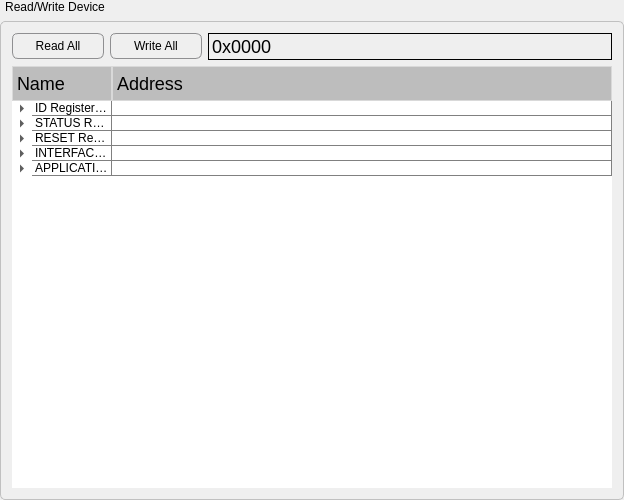
       <widget class="QGroupBox" name="groupBox_7">
        <property name="minimumSize">
         <size>
          <width>620</width>
          <height>500</height>
         </size>
        </property>
        <property name="styleSheet">
         <string notr="true">QGroupBox {
	font: 75 11pt &quot;Arial&quot;;
  border: 1px solid #C0C0C0; /* 边框颜色与宽度 */
  border-radius: 5px; /* 边框圆角 */
  margin-top: 21px; /* 确保有足够的空间显示标题 */
}

QGroupBox::title {
  subcontrol-origin: margin; /* 标题定位基于边界之外 */
  subcontrol-position: top left; /* 标题位置 */
  padding: 0 3px; /* 标题内边距 */
  color: #000; /* 标题文本颜色 */
  /* 使用负边距将标题上移，使其位于边框外部 */
  margin-top: 0px;
}</string>
        </property>
        <property name="title">
         <string>Read/Write Device</string>
        </property>
        <layout class="QVBoxLayout" name="verticalLayout_14">
         <item>
          <layout class="QHBoxLayout" name="horizontalLayout_3">
           <item>
            <widget class="QPushButton" name="pushButton_5">
             <property name="styleSheet">
              <string notr="true">QPushButton {
	font: 75 11pt &quot;Arial&quot;;
    border: 1px solid #8f8f91;
    border-radius: 6px;
    background-color: qlineargradient(x1:0, y1:0, x2:0, y2:1,
                                      stop:0 #f6f7fa, stop:1 #c4c5c8);
    min-width: 80px;
    padding: 5px;
}

QPushButton:pressed {
    background-color: qlineargradient(x1:0, y1:0, x2:0, y2:1,
                                      stop:0 #dadbde, stop:1 #f6f7fa);
}

QPushButton:hover {
    border: 1px solid #1c94c4; /* 更深的边框颜色，当鼠标悬停 */
    background-color: qlineargradient(x1:0, y1:0, x2:0, y2:1,
                                      stop:0 #ebeff9, stop:1 #cad4e6);
}

QPushButton:default {
    border-color: navy; /* 默认按钮有不同的边框颜色 */
}
</string>
             </property>
             <property name="text">
              <string>Read All</string>
             </property>
            </widget>
           </item>
           <item>
            <widget class="QPushButton" name="pushButton_6">
             <property name="styleSheet">
              <string notr="true">QPushButton {
	font: 75 11pt &quot;Arial&quot;;
    border: 1px solid #8f8f91;
    border-radius: 6px;
    background-color: qlineargradient(x1:0, y1:0, x2:0, y2:1,
                                      stop:0 #f6f7fa, stop:1 #c4c5c8);
    min-width: 80px;
    padding: 5px;
}

QPushButton:pressed {
    background-color: qlineargradient(x1:0, y1:0, x2:0, y2:1,
                                      stop:0 #dadbde, stop:1 #f6f7fa);
}

QPushButton:hover {
    border: 1px solid #1c94c4; /* 更深的边框颜色，当鼠标悬停 */
    background-color: qlineargradient(x1:0, y1:0, x2:0, y2:1,
                                      stop:0 #ebeff9, stop:1 #cad4e6);
}

QPushButton:default {
    border-color: navy; /* 默认按钮有不同的边框颜色 */
}
</string>
             </property>
             <property name="text">
              <string>Write All</string>
             </property>
            </widget>
           </item>
           <item>
            <widget class="QLineEdit" name="lineEdit_19">
             <property name="font">
              <font>
               <family>Arial</family>
               <pointsize>-1</pointsize>
              </font>
             </property>
             <property name="styleSheet">
              <string notr="true">QLineEdit {
  border: 1px solid #000000; /* 设置黑色边框 */
  border-radius: 0px; /* 边框无圆角 */
  padding: 1px; /* 设置较大的内边距 */
  font-size: 18px; /* 字体大小 */
  background: transparent; /* 背景透明 */
}</string>
             </property>
             <property name="text">
              <string>0x0000</string>
             </property>
             <property name="frame">
              <bool>false</bool>
             </property>
             <property name="alignment">
              <set>Qt::AlignLeading|Qt::AlignLeft|Qt::AlignVCenter</set>
             </property>
            </widget>
           </item>
          </layout>
         </item>
         <item>
          <widget class="QTreeWidget" name="treeWidget">
           <property name="minimumSize">
            <size>
             <width>600</width>
             <height>380</height>
            </size>
           </property>
           <property name="styleSheet">
            <string notr="true">QTreeWidget {
    show-decoration-selected: 1; /* 选中时显示装饰 */
}

/* 设置标题样式 */
QHeaderView::section {
    background-color: #bdbdbd; /* 标题行背景色为灰色 */
    color: black; /* 标题字体颜色为黑色，确保与背景对比度高 */
    padding: 4px;
    border: 1px solid #d9d9d9; /* 移除边框，或者可以设置为1px solid #d9d9d9; */
    font-family: Arial; /* 字体为Arial */
    font-size: 18px; /* 字体大小为11号 */
    /*font-weight: bold; /* 字体加粗 */
}

/* 设置节点间分隔线 */
QTreeWidget::item {
    border-bottom: 1px solid gray; /* 每项之间的分隔线 */
	border-right: 1px solid gray; /* 每列之间的分隔线 */
}

/* 设置选中行的背景色 */
QTreeWidget::item:selected {
    background-color: #b0e0e6; /* 选中项背景色为天蓝色 */
    color: black; /* 选中项字体颜色为黑色 */
}

/* 当树节点被选中时显示装饰 */
QTreeWidget::item:selected:!active {
    background-color: #b0e0e6; /* 非活动状态下选中项的背景色 */
}

/* 当树节点处于活动状态时（例如，当用户正在与其交互时） */
QTreeWidget::item:selected:active {
    background-color: #b0e0e6; /* 活动状态下选中项的背景色 */
}

</string>
           </property>
           <property name="frameShape">
            <enum>QFrame::NoFrame</enum>
           </property>
           <property name="frameShadow">
            <enum>QFrame::Sunken</enum>
           </property>
           <column>
            <property name="text">
             <string>Name</string>
            </property>
           </column>
           <column>
            <property name="text">
             <string>Address</string>
            </property>
           </column>
           <item>
            <property name="text">
             <string>ID Register Block</string>
            </property>
            <property name="text">
             <string/>
            </property>
            <item>
             <property name="text">
              <string>DEVID0</string>
             </property>
             <property name="text">
              <string>0x00</string>
             </property>
            </item>
            <item>
             <property name="text">
              <string>DEVID1</string>
             </property>
             <property name="text">
              <string>0x01</string>
             </property>
            </item>
            <item>
             <property name="text">
              <string>DEVID2</string>
             </property>
             <property name="text">
              <string>0x02</string>
             </property>
            </item>
            <item>
             <property name="text">
              <string>VERSION</string>
             </property>
             <property name="text">
              <string>0x03</string>
             </property>
            </item>
           </item>
           <item>
            <property name="text">
             <string>STATUS Register Block</string>
            </property>
            <item>
             <property name="text">
              <string>STATUS1</string>
             </property>
             <property name="text">
              <string>0x04</string>
             </property>
            </item>
            <item>
             <property name="text">
              <string>STATUS2</string>
             </property>
             <property name="text">
              <string>0x05</string>
             </property>
            </item>
            <item>
             <property name="text">
              <string>FMEA1</string>
             </property>
             <property name="text">
              <string>0x06</string>
             </property>
            </item>
            <item>
             <property name="text">
              <string>FMEA2</string>
             </property>
             <property name="text">
              <string>0x07</string>
             </property>
            </item>
            <item>
             <property name="text">
              <string>TEMPREG1</string>
             </property>
             <property name="text">
              <string>0x08</string>
             </property>
            </item>
            <item>
             <property name="text">
              <string>TEMPREG2</string>
             </property>
             <property name="text">
              <string>0x09</string>
             </property>
            </item>
            <item>
             <property name="text">
              <string>GPIODATA</string>
             </property>
             <property name="text">
              <string>0x0A</string>
             </property>
            </item>
           </item>
           <item>
            <property name="text">
             <string>RESET Register Block</string>
            </property>
            <item>
             <property name="text">
              <string>RESETCTRL</string>
             </property>
             <property name="text">
              <string>0x0F</string>
             </property>
            </item>
           </item>
           <item>
            <property name="text">
             <string>INTERFACE COFIGURATION Register Block</string>
            </property>
            <item>
             <property name="text">
              <string>UIFCFG</string>
             </property>
             <property name="text">
              <string>0x10</string>
             </property>
            </item>
            <item>
             <property name="text">
              <string>ADDRESSCFG</string>
             </property>
             <property name="text">
              <string>0x11</string>
             </property>
            </item>
           </item>
           <item>
            <property name="text">
             <string>APPLICATION CONFIGURATION Register Block</string>
            </property>
            <item>
             <property name="text">
              <string>STATUSCFG</string>
             </property>
             <property name="text">
              <string>0x12</string>
             </property>
            </item>
            <item>
             <property name="text">
              <string>DEVCFG</string>
             </property>
             <property name="text">
              <string>0x13</string>
             </property>
            </item>
            <item>
             <property name="text">
              <string>POLARITYCFG</string>
             </property>
             <property name="text">
              <string>0x14</string>
             </property>
            </item>
            <item>
             <property name="text">
              <string>AUXGPIOCFG</string>
             </property>
             <property name="text">
              <string>0x15</string>
             </property>
            </item>
            <item>
             <property name="text">
              <string>AUXREFCFG</string>
             </property>
             <property name="text">
              <string>0x16</string>
             </property>
            </item>
           </item>
          </widget>
         </item>
        </layout>
       </widget>
